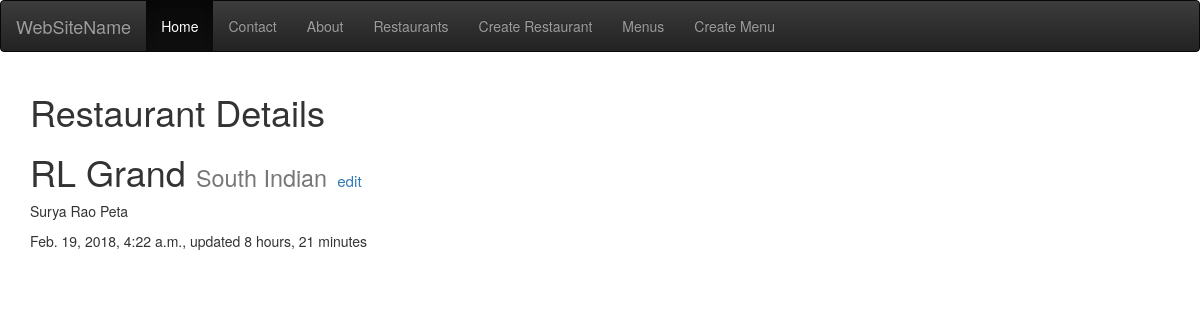
The page /restaurants/rl-grand/ (signed in) on the database as committed earlier.
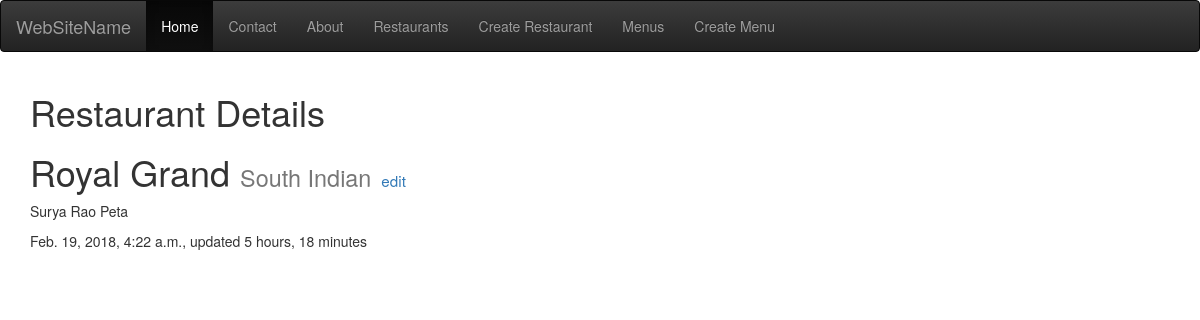
The same page on the database as committed later.
### restaurants/models.py (models this page shows, shortened)
class RestaurantLocation(models.Model):
    owner = models.ForeignKey(User)
    name = models.CharField(max_length=120)
    location = models.CharField(max_length=120, null=True, blank=True)
    category = models.CharField(max_length=120, null=True, blank=True)
    timestamp = models.DateTimeField(auto_now_add=True)
    updated = models.DateTimeField(auto_now=True)
    slug = models.SlugField(null=True, blank=True)
    def get_edit_url(self):
        return reverse('restaurants:edit', kwargs={'slug': self.slug})
    @property
    def title(self):
        return self.name

### restaurants/views.py (the view)
# urls.py: url(r'^(?P<slug>[\w-]+)/$', RestaurantDetailView.as_view(), name='detail'),
class RestaurantDetailView(DetailView):
    def get_queryset(self):
        return RestaurantLocation.objects.filter(owner=self.request.user)

### restaurants/templates/restaurants/restaurantlocation_detail.html (shortened to what this page needs)
{% extends 'base.html' %}
{% block content %}
    <h1>Restaurant Details</h1>
    <h1>{{ object.title }}
        <small>{{ object.category }}</small>
        <small>
            <small><a href="{{ object.get_edit_url }}">edit</a></small>
        </small>
    </h1>
    <p>{{ object.location }}</p>
    <p>{{ object.timestamp }}, updated {{ object.updated|timesince }}</p>
{% endblock content %}

Rows that differ between the two databases and show on the page:
changed RestaurantLocation "South Indian": title "RL Grand" → "Royal Grand"; updated "8 hours, 21 minutes" → "5 hours, 18 minutes"
